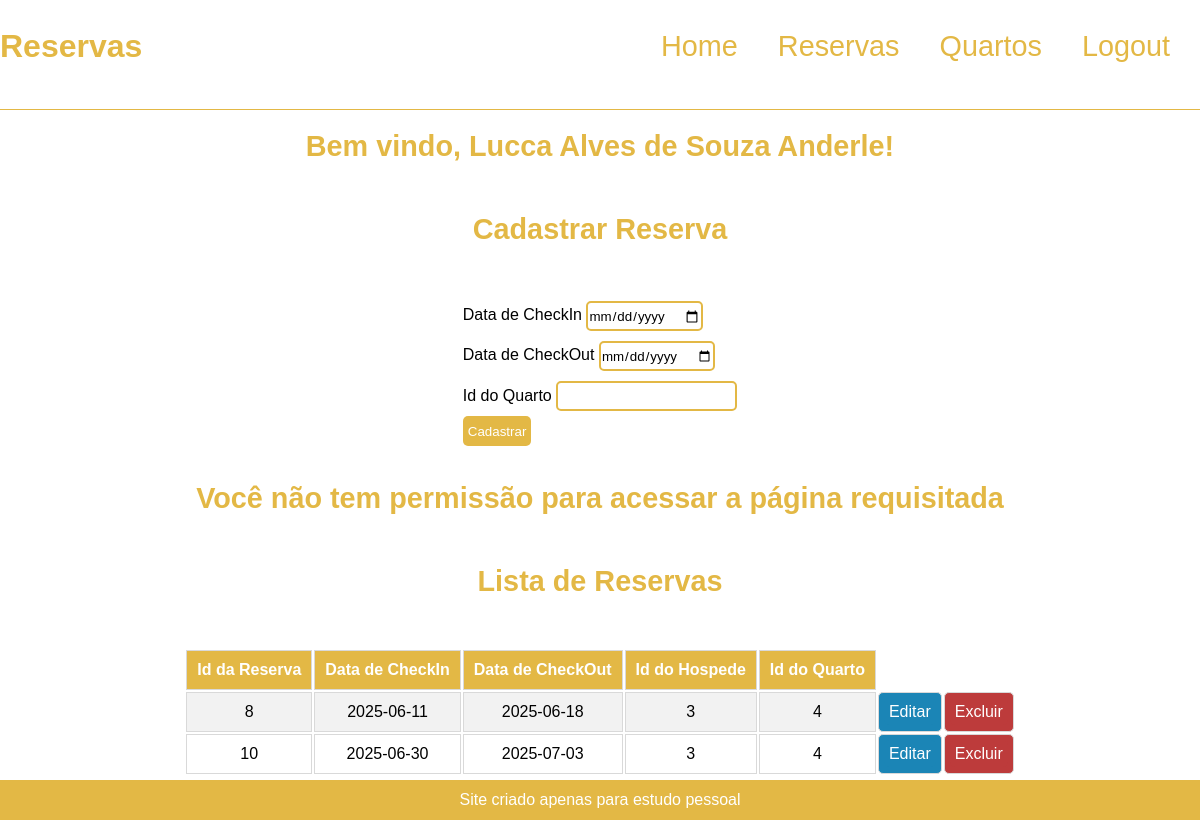
The app's page /reservas.php?codigo=0 (signed in) with its own data.
### tables this page shows
CREATE TABLE `reservas` (
  `id_reserva` int(11) NOT NULL,
  `checkIn` date NOT NULL,
  `checkOut` date NOT NULL,
  `hospede_id` int(11) NOT NULL,
  `quarto_id` int(11) NOT NULL
);

### reservas.php (the view, shortened to what this page needs)
<!DOCTYPE html>
<html lang="pt-br">
<head>
    <link rel="stylesheet" href="css/desktop.css">
</head>
<body>
    <header>
        <h1>Reservas</h1>
        <nav>
            <a href="index.php">Home</a>
            <a href="reservas.php">Reservas</a>
            <a href="quartos.php">Quartos</a>
            <a href="logout.php">Logout</a>
        </nav>
    </header>
    <hr>
    <main>
        <h2>Bem vindo, <?= $_SESSION['nome'] ?>!</h2>
        <h2>Cadastrar Reserva</h2>
        <form action="cadastrar_reserva.php" method="post">
            <p>
                <label for="checkIn">Data de CheckIn</label>
                <input type="date" name="checkIn" id="checkIn">
            </p>
            <p>
                <label for="checkOut">Data de CheckOut</label>
                <input type="date" name="checkOut" id="checkOut">
            </p>
            <p>
                <label for="quarto_id">Id do Quarto</label>
                <input type="number" name="quarto_id" id="quarto_id">
            </p>
            <button type="submit">Cadastrar</button>
        </form>
        <br><br>
        <?php
            require_once 'require/functions.php';
            $conn = conectar_banco();
            $id = $_SESSION['id'];
            $sql = "SELECT * FROM reservas INNER JOIN hospedes ON reservas.hospede_id = hospedes.id_hospede WHERE hospede_id = $id";
            $result = mysqli_query($conn, $sql);
            echo "<h3>Lista de Reservas</h3>";
            echo    "<table>";
            echo        "<tr>";
            echo            "<th>Id da Reserva</th>";
            echo            "<th>Data de CheckIn</th>";
            echo            "<th>Data de CheckOut</th>";
            echo            "<th>Id do Hospede</th>";
            echo            "<th>Id do Quarto</th>";
            echo        "</tr>";
            while($reserva = mysqli_fetch_assoc($result)) {
                $id_reserva     = $reserva['id_reserva'];
                $data_checkIn   = $reserva['checkIn'];
                $data_checkOut  = $reserva['checkOut'];
                $id_hospede     = $reserva['hospede_id'];
                $id_quarto      = $reserva['quarto_id'];
                echo "<tr>";
                echo    "<td>" . $id_reserva . "</td>";
                echo    "<td>" . $data_checkIn . "</td>";
                echo    "<td>" . $data_checkOut . "</td>";
                echo    "<td>" . $id_quarto . "</td>";
                echo    "<td>" . $id_hospede . "</td>";
                echo    '<td class="editar"><a class="editar" href="edicao.php?id_reserva=' . $id_reserva . '&id_hospede=' . $id_hospede . '">Editar</a></td>';
                echo    '<td class="excluir"><a class="excluir" href="excluir_reserva.php?id_reserva=' . $id_reserva . '&id_hospede=' . $id_hospede . '">Excluir</a></td>';
                echo "</tr>";
            }
            echo "</table>";
        ?>
    </main>
    <footer>
        <p>Site criado apenas para estudo pessoal</p>
    </footer>
</body>
</html>

### css/desktop.css (style rules this page uses)
* { margin: 0; padding: 0; box-sizing: border-box; font-family: Arial, Helvetica, sans-serif; }
header { height: fit-content; display: flex; flex-flow: row nowrap; align-items: center; justify-content: space-between; }
h1 { color: #E3B845; }
h2, h3 { color: #E3B845; font-size: 1.8em; padding-bottom: 50px; }
hr { display: block; height: 1px; border: 0; border-top: 1px solid #E3B845; margin: 1em 0; padding: 0; }
nav { padding: 10px; font-size: 1.8em; display: flex; flex-flow: row nowrap; }
nav a { text-decoration: none; color: #E3B845; margin: 10px; padding: 10px; }
main { height: 81.8vh; display: flex; flex-flow: column nowrap; justify-content: center; align-items: center; }
footer { height: 40px; background-color: #E3B845; display: flex; justify-content: center; align-items: center; }
footer p { color: white; }
input { border-radius: 5px; border-color: #E3B845; border-style: solid; height: 30px; margin: 5px 0px; }
form button { background-color: #E3B845; border-radius: 5px; color: white; border: none; height: 30px; padding: 5px; }
table th, table td { padding: 10px; text-align: center; border: 1px solid #d9d9d9; }
table th { background: #E3B845; color: white; font-weight: bold; }
table tr:nth-child(even) { background: #f2f2f2; }
table tr:nth-child(odd) { background: #ffffff; }
table a { text-decoration: none; }
.editar { background-color: rgb(27, 133, 182); padding: 5px; border-radius: 5px; text-decoration: none; color: white; }
.excluir { background-color: rgb(189, 59, 59); padding: 5px; border-radius: 5px; text-decoration: none; color: white; }

### records on screen
reservas: id_reserva "8", checkIn "2025-06-11", checkOut "2025-06-18", quarto "3", hospede "4"
reservas: id_reserva "10", checkIn "2025-06-30", checkOut "2025-07-03", quarto "3", hospede "4"

### other values on screen
$_SESSION['nome'] "Lucca Alves de Souza Anderle"
